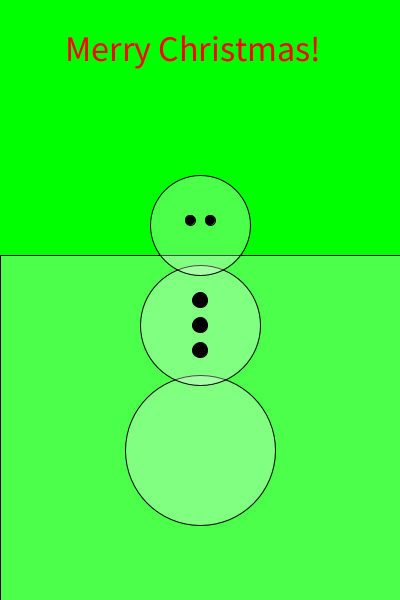
Frame 1 (no input)
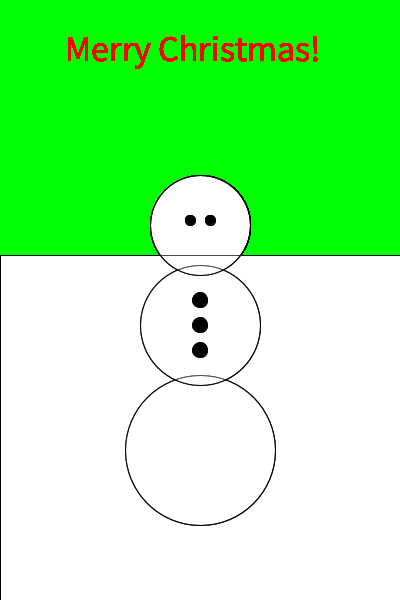
Frame 60 (the mouse pressed at the canvas centre just before this capture)
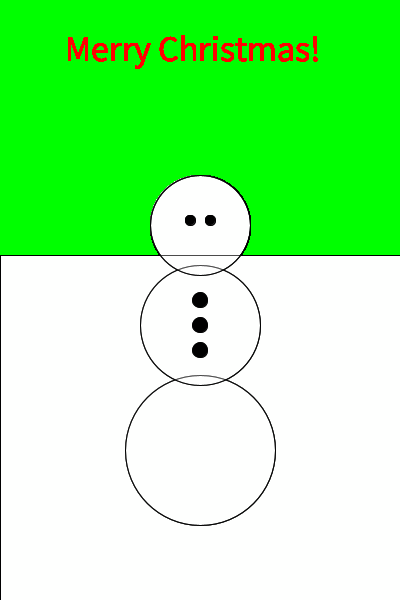
Frame 120 (the mouse held since frame 60 and released just before this capture)

The Processing sketch that drew these frames (run headless with seeded random() and noise(); from frame 60 on, the mouse is pressed at the canvas centre):

// Processing sketch: processing_48436
// ── processing_48436.pde



void setup ()
{
  size (400,600) ;
  background(0,255,0);
  smooth();
  textAlign(TOP);
  frameRate(15);
}

void draw ()
{
  fill(255,255,255, 75);
  rect(0,255, width,height);
  ellipse(200,450,150,150);
  ellipse(200,325,120,120);
  ellipse(200,225,100,100);
  fill(0,0,0);
  ellipse(200,350,15,15);
  ellipse(200,300,15,15);
  ellipse(200,325,15,15);
  ellipse(190,220,10,10);
  ellipse(210,220,10,10);
  textSize(36);
  fill(255,0,0 );
  text("Merry Christmas!",65,61  );
  
}
